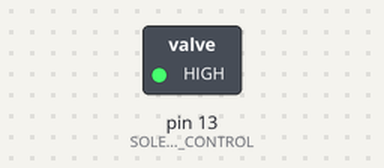
A sketch run on a simulated Arduino Uno, built with avr-gcc and run on an emulated ATmega328P. On the bench: switched loads named in the sketch (green lamp = pin HIGH).

Above: at 0.1 s.
At 10.1 s:
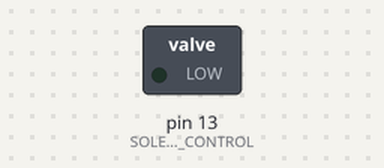
Timing chart, 0 to 11.6 s (numbered marks = the images above):
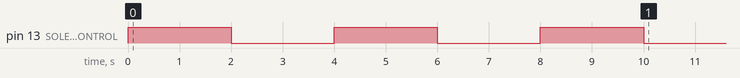

The sketch:

test.ino
```cpp
// Testing solenoids
#define SOLENOID_CONTROL 13

// function to test the solenoid
void solenoid_test(int run_count) {
    if (run_count < 0) {
        return;
    }

    while (run_count != 0) {
        digitalWrite(SOLENOID_CONTROL, HIGH);   // turn the solenoid control pin on
        delay(2000);
        digitalWrite(SOLENOID_CONTROL, LOW);    // turn the solenoid control pin off
        delay(2000);
        run_count -= 1;
    }
}

void setup() {
    // initialize pin mode for solenoid control
    pinMode(LED_BUILTIN, OUTPUT);
    pinMode(SOLENOID_CONTROL, OUTPUT);

    // run the solenoid test
    solenoid_test(3);
}

// loop function to keep arduino alive
void loop() {
//   digitalWrite(LED_BUILTIN, HIGH);   // turn the LED on (HIGH is the voltage level)
//   delay(20);                       // wait for a second
//   digitalWrite(LED_BUILTIN, LOW);    // turn the LED off by making the voltage LOW
   delay(700);                       // wait for a second
}
```
